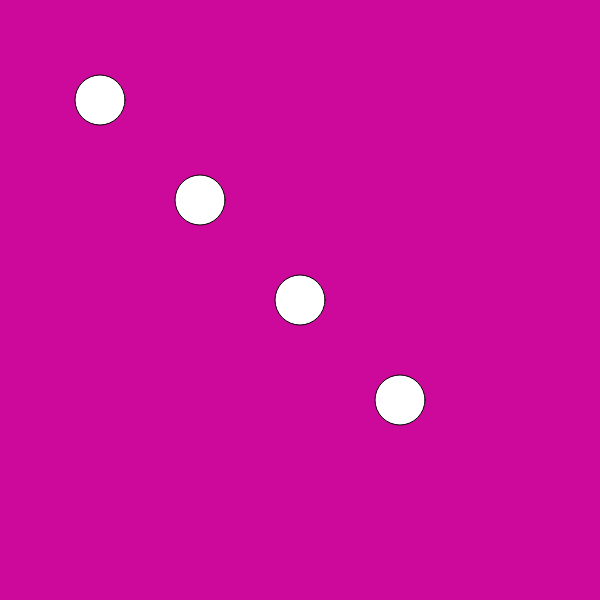
Frame 1 (no input)
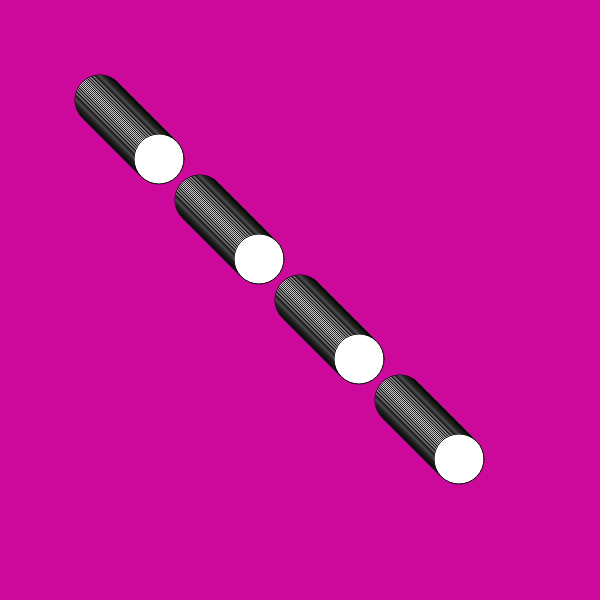
Frame 60 (no input)
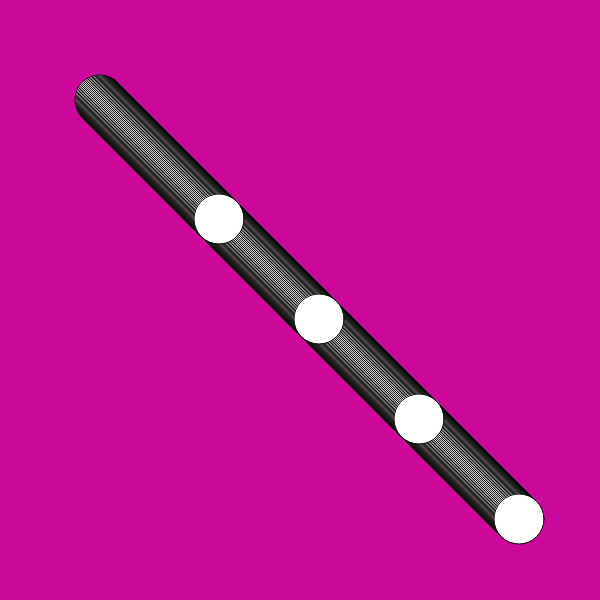
Frame 120 (the mouse pressed at the canvas centre since frame 60)

The p5.js sketch that drew these frames (run headless with seeded random() and noise() and a simulated clock; from frame 60 on, the mouse is pressed at the canvas centre):

// p5.js sketch
// ── sketch.js
var d=50;
var x=0;
function setup() {
  createCanvas(600, 600);
  background(205,9,155);
  frameRate(100);
}

function draw() {
  for (var i = 1; i < 5; i++) {
    ellipse(i*100+x,i*100+x,d,d)
    
  }
  x++;
}
